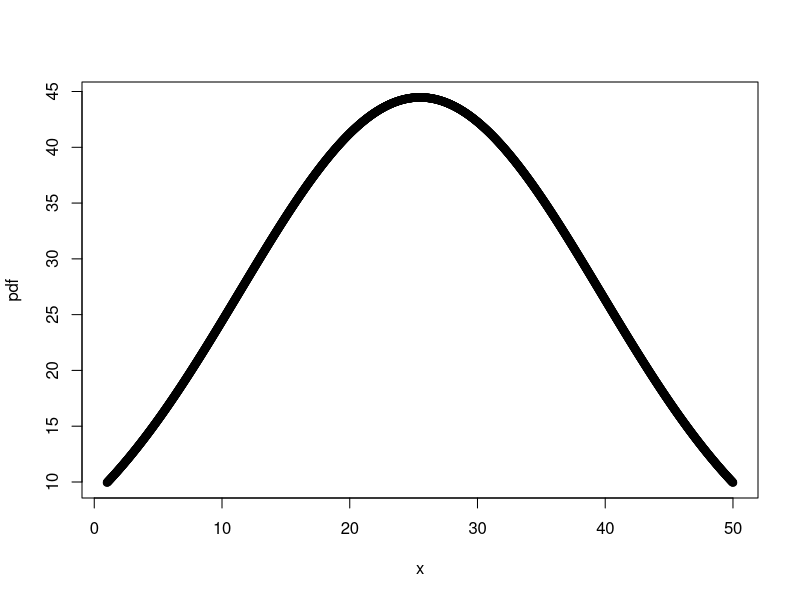
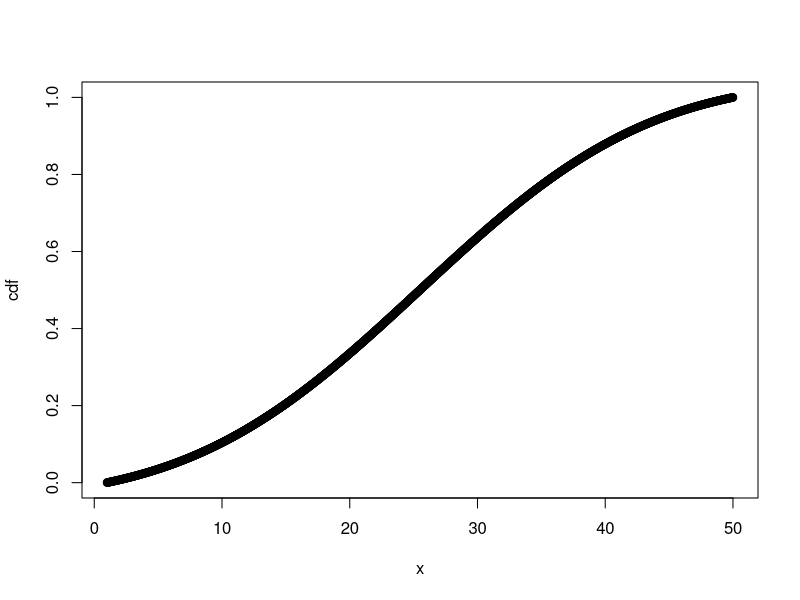

The R source for these figures, in order:
#create a variable and get mean and sd
x<-seq(from=1,
       to=50,
       length.out=2000)
x_mean<-mean(x)
x_sd<-sd(x)

#define a function for calculating normal distribution
normal_dist<-function(x,mean,sd){
  prob_density<-(pi*sd)*exp(-0.5*((x-mean)/sd)**2)
  return(prob_density)
}

#apply the previously defined function
pdf<-sapply(x,
            normal_dist,
            mean=x_mean,
            sd=x_sd)

#visualize the probabilty density function
setwd('../results/')
png(file='pdf.png')
plot(x,pdf)
dev.off()

#define global variables
#summation<-0

#define a function for getting cumulative distribution function
cd_function<-function(element){
  container<<-append(container,element)
  return(sum(container)/sum(pdf))
}

#define global variable
container<<-c()

#make the function work and visualize cdf
cdf<-sapply(pdf,cd_function)
png(file='cdf.png')
plot(x,cdf)
dev.off()
